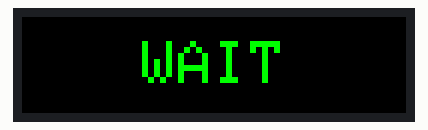
Simulated run of this sketch. Board: ESP32. Parts: 64×16 colour display. What the sketch prints to the serial monitor is not drawn.

Above: at 1.2 s.

The sketch:

esp32_slave6_v1_0.ino
```cpp
/*
  ╔══════════════════════════════════════════════════════════════╗
  ║  Slave 6  v1.0  —  Fouls Team A  BOTTOM row                 ║
  ║  Hardware : 2 × P10 panels in one row  →  64 × 16 px        ║
  ╠══════════════════════════════════════════════════════════════╣
  ║  Layout (combined with Slave 5):                            ║
  ║   ┌──────────────────────────────────────┐                  ║
  ║   │FA  ┌──────────────────────────────┐  │  ← Slave 5 TOP  ║
  ║   │    │   TOP HALF of foul digit     │  │                  ║
  ║   └────┴──────────────────────────────┴──┘                  ║
  ║   ┌────┬──────────────────────────────┬──┐                  ║
  ║   │    │  BOTTOM HALF of foul digit   │  │  ← Slave 6 BOT  ║
  ║   └────┴──────────────────────────────┴──┘    (this file)   ║
  ║                                                              ║
  ║  Foul digit : size 3 (18×24 px), cursor y=-16               ║
  ║               PxMatrix clips top 16 px → bottom 8 px shown ║
  ║                                                              ║
  ║  COLOR                                                       ║
  ║    foulsA < 5  →  GREEN                                     ║
  ║    foulsA ≥ 5  →  RED  (foul limit reached)                ║
  ╚══════════════════════════════════════════════════════════════╝
*/

#define PxMATRIX_SPI_FREQUENCY 10000000
#include <PxMatrix.h>
#include <esp_now.h>
#include <WiFi.h>
#include "esp_wifi.h"

// ── Pins ──────────────────────────────────────────────────────────────────────
#define P_LAT  5
#define P_A   19
#define P_B   23
#define P_C   18
#define P_OE   4

#define FOULS_MAX 5

// 2 panels in a single row = 64 wide × 16 tall
PxMATRIX display(64, 16, P_LAT, P_OE, P_A, P_B, P_C);

uint8_t  display_draw_time = 30;
uint16_t C_BLACK, C_GREEN, C_RED;

// ── Polled scan (safe with ESP-NOW — no timer ISR) ────────────────────────────
static unsigned long lastScan = 0;
void scanIfNeeded() {
    unsigned long now = micros();
    if ((long)(now - lastScan) >= 2000) {
        display.display(display_draw_time);
        lastScan = now;
    }
}
void waitMs(long ms) {
    long end = (long)millis() + ms;
    while ((long)(millis() - end) < 0) scanIfNeeded();
}

// ── BoardData (must match master exactly) ─────────────────────────────────────
typedef struct __attribute__((packed)) {
    char eventName[32];
    char teamA[16];
    char teamB[16];
    int  scoreA, scoreB, clockSecs, clockTenths, quarter;
    char possession;
    int  foulsA, foulsB, timeoutsA, timeoutsB, screenMask;
    int  clockRunning, shotSecs, shotTenths, shotRunning, eventScroll;
} BoardData;

BoardData     rxBuf;
volatile bool newData   = false;
bool          connected = false;

void onReceive(const uint8_t* mac, const uint8_t* data, int len) {
    if (len == 1 && data[0] == 0xAA) { ESP.restart(); return; }
    if (len == sizeof(BoardData)) {
        memcpy(&rxBuf, data, sizeof(rxBuf));
        newData = true;
    }
}

// ── Draw bottom row ───────────────────────────────────────────────────────────
//   Full digit, size 2 (12×16 px) — fills panel height exactly.
//   fouls 0-4 : GREEN    fouls ≥ 5 : RED
void drawBottom(int fouls) {
    display.fillRect(0, 0, 64, 16, C_BLACK);
    display.setTextWrap(false);
    display.setTextSize(2);

    uint16_t col = (fouls >= FOULS_MAX) ? C_RED : C_GREEN;
    display.setTextColor(col);

    char buf[3];
    snprintf(buf, sizeof(buf), "%d", fouls);  // "0".."5"

    int tw = (int)strlen(buf) * 12;           // 12 px per char at size 2
    int tx = (64 - tw) / 2;
    display.setCursor(tx, 0);
    display.print(buf);
}

// ── WAIT screen ───────────────────────────────────────────────────────────────
void showWait() {
    display.fillRect(0, 0, 64, 16, C_BLACK);
    display.setTextWrap(false);
    display.setTextSize(1);
    display.setTextColor(C_GREEN);
    display.setCursor(20, 4);
    display.print("WAIT");
}

// ── Setup ─────────────────────────────────────────────────────────────────────
void setup() {
    delay(1000);
    Serial.begin(115200);

    display.begin(8);
    delay(100);

    C_BLACK = display.color565(  0,   0,   0);
    C_GREEN = display.color565(  0, 255,   0);  // green is swap-safe
    C_RED   = display.color565(255,   0,   0);  // swap to (0,0,255) if blue appears

    display.clearDisplay();
    display.setBrightness(150);
    display.setTextWrap(false);
    display.setRotation(0);

    showWait();

    WiFi.mode(WIFI_STA);
    esp_wifi_set_ps(WIFI_PS_NONE);
    Serial.print("Slave6 MAC: ");
    Serial.println(WiFi.macAddress());
    memset(&rxBuf, 0, sizeof(rxBuf));

    if (esp_now_init() != ESP_OK) {
        Serial.println("ESP-NOW FAILED");
    } else {
        esp_now_register_recv_cb(onReceive);
        Serial.println("Slave 6 v1.0 ready — 64x16 Fouls-A bottom row");
    }
}

// ── Loop ──────────────────────────────────────────────────────────────────────
void loop() {
    scanIfNeeded();

    if (!newData) return;
    newData = false;

    if (!connected) {
        connected = true;
        Serial.println("Master connected");
    }

    drawBottom(rxBuf.foulsA);
}
```
